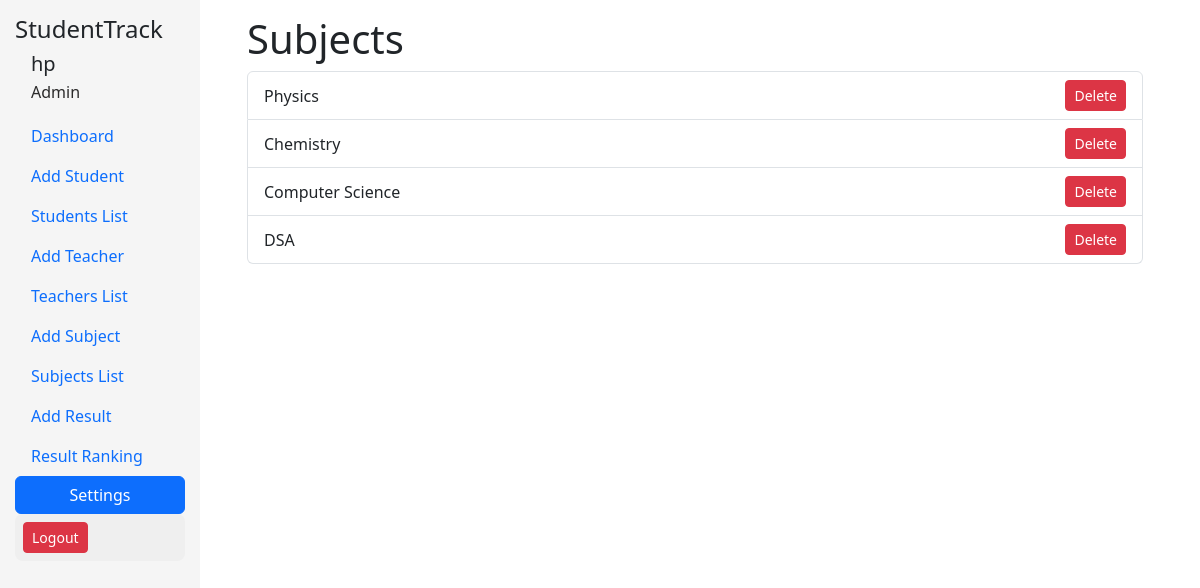
Page /subjectslist/ (signed in) on the committed database.
### smsapp/models.py (models this page shows, shortened)
class Subject(models.Model):
    subject = models.CharField(max_length=50)

### smsapp/views.py (the view)
# urls.py: path('subjectslist/', views.subjectslist, name='subjectslist'),
@login_required(login_url='/userlogin')
def subjectslist(request):
    subjects = Subject.objects.all()
    context = {'subject': subjects}
    return render(request, "subjectslist.html", context)

### templates/subjectslist.html (shortened to what this page needs)
{% extends 'base.html' %}
{% block body %}
<div class="container">
    <div class="row">
        {% include 'sidebar.html'%}
        <div class="col-md-10">
          <div class="content">
            <h1>Subjects</h1>
    <ul class="list-group">
      {% for s in subject %}
        <li class="list-group-item d-flex justify-content-between align-items-center">
          {{ s.subject }}
          <form method="post">
            <button type="submit" class="btn btn-danger btn-sm">
                <a href="/subdelete/{{ s.id }}">
                Delete
                </a>
            </button>
          </form>
        </li>
        {% endfor %}
    </ul>
  </div>
</div>
  {% endblock body %}

### templates/sidebar.html (shortened to what this page needs)
<div class="col-md-2">
    <div class="sidebar">
      <h4>StudentTrack</h4>
      {% if user.is_authenticated %}
      <div class="flex-grow-1 ms-3">
        <h5 class="mb-1">{{user.username}}</h5>
        <p class="mb-2 pb-1" style="color: #2b2a2a;">Admin</p>
        </div>
      {% endif %}
      <ul class="nav flex-column">
        <li class="nav-item">
          <a class="nav-link active" href="/">Dashboard</a>
        </li>
        <li class="nav-item">
          <a class="nav-link active" href="/addstudent">Add Student</a>
        </li>
        <li class="nav-item">
          <a class="nav-link" href="/studentslist">Students List</a>
        </li>
        <li class="nav-item">
          <a class="nav-link active" href="/addteacher">Add Teacher</a>
        </li>
        <li class="nav-item">
          <a class="nav-link" href="/teacherslist">Teachers List</a>
        </li>
        <li class="nav-item">
            <a class="nav-link" href="/addsubject">Add Subject</a>
          </li>
        <li class="nav-item">
          <a class="nav-link" href="/subjectslist">Subjects List</a>
        </li>
        <li class="nav-item">
          <a class="nav-link" href="/addresult">Add Result</a>
        </li>
        <li class="nav-item">
          <a class="nav-link" href="/resultrank">Result Ranking</a>
        </li>
        <a href="/settings" class="btn btn-primary">Settings</a>
        <div class="d-flex justify-content-start rounded-3 p-2 mb-2"
          style="background-color: #efefef;">
          <button class="btn btn-sm btn-danger">
            <a href="/userlogout">
              Logout
            </a>
          </button>
          </div>
      </ul>
    </div>
  </div>

### templates/base.html (style rules this page uses)
.sidebar { height: 100%; width: 200px; position: fixed; top: 0; left: 0; background-color: #f5f5f5; padding: 15px; }
.content { margin-left: 200px; padding: 15px; }
.content { margin-left: auto; padding: 15px; }
a { color: WHITE; text-decoration: none; }

### rows in the picture
Subject: subject "Physics"
Subject: subject "Chemistry"
Subject: subject "Computer Science"
Subject: subject "DSA"

### other values in the picture
{{ user.username }} "hp"
